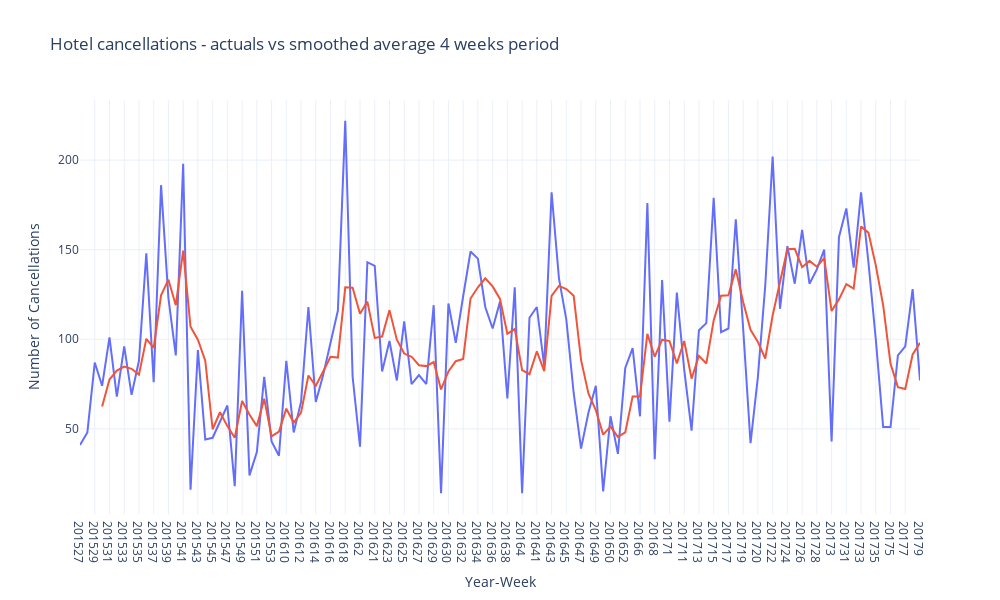

Notebook code for this chart:
### Markdown cell above
# 3. Calculate 4-week moving average

### Code cell
periods = 4

cancellations_per_week['4-week_SMA'] = cancellations_per_week['IsCanceled'].rolling(window=periods).mean()

fig = go.Figure()

fig.add_trace(go.Scatter(
    x=cancellations_per_week['Date_Year_Week'],
    y=cancellations_per_week['IsCanceled'],
    mode='lines',
    name='Actual'
))

fig.add_trace(go.Scatter(
    x=cancellations_per_week['Date_Year_Week'],
    y=cancellations_per_week['4-week_SMA'],
    mode='lines',
    name=f"{periods}-week SMA"
))

# Update layout
fig.update_layout(
    title=f"Hotel cancellations - actuals vs smoothed average {periods} weeks period",
    xaxis_title='Year-Week',
    yaxis_title='Number of Cancellations',
    template='plotly_white',
    showlegend=False,
    width=1000,
    height=600
)
